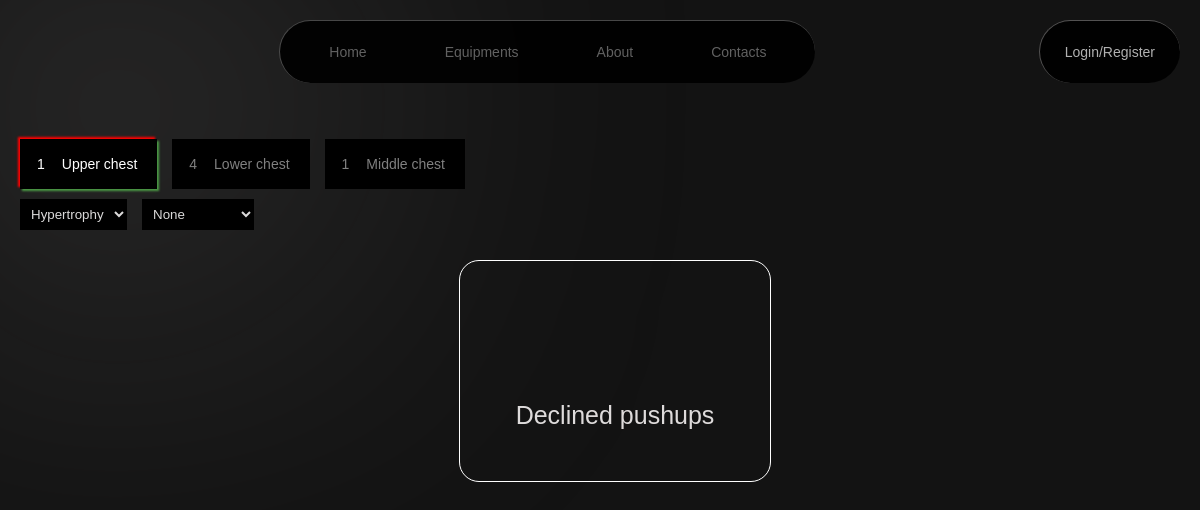
Before: /submuscles/1/1/ with the older database file.
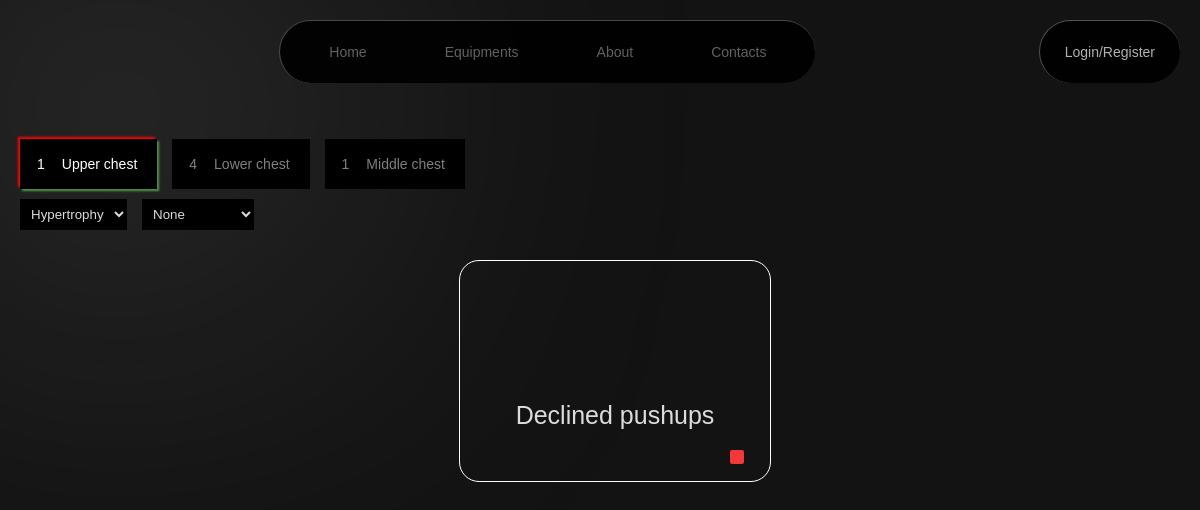
After: the same page with the newer database file.
### api/models.py (models this page shows, shortened)
class Workout(models.Model):
    class DifficultyChoices(models.TextChoices):
        EASY = 'easy', 'easy'
        MEDIUM = 'medium', 'medium'
        HARD = 'hard', 'hard'
    class TypeChoices(models.TextChoices):
        ISOLATED = 'isolated','isolated'
        COMPOUND = 'compound', 'compound'
    name = models.CharField(max_length = 50)
    difficulty = models.PositiveSmallIntegerField(
        validators = [MinValueValidator(0), MaxValueValidator(2)]
    )
    description = models.TextField(max_length = 500)
    equipment = models.ManyToManyField(Equipment, related_name = "workouts")
    muscle = models.ManyToManyField(MuscleGroup, related_name = "workouts")
    sub_muscle = models.ManyToManyField(SubMuscle, related_name = 'workouts')
    type = models.CharField(choices = TypeChoices)
    strength_score = models.PositiveSmallIntegerField(
        validators = [MinValueValidator(0), MaxValueValidator(10)]
    )
    hypertrophy_score = models.PositiveSmallIntegerField(
        validators = [MinValueValidator(0), MaxValueValidator(10)]
    )
    endurance_score = models.PositiveSmallIntegerField(
        validators = [MinValueValidator(0), MaxValueValidator(10)]
    )

### api/views.py (the view, shortened to what this page needs)
# urls.py: path("submuscles/<int:muscle_id>/<int:current>/", views.available_workouts_for_submuscle, name="available_workouts_submuscle"),
@csrf_protect
def available_workouts_for_submuscle(request, muscle_id, current = 0):
    ids = request.session.get("equipment_ids", -1)
    if(ids == -1):
        ids = Workout.objects.all().values_list("id", flat = True)
    submuscles = SubMuscle.objects.filter(muscle__id = muscle_id)
    if current!=0:
        submuscle = SubMuscle.objects.get(id = current)
        active = submuscle.id
        workouts = Workout.objects.filter(equipment__id__in = ids, sub_muscle = submuscle).distinct()
    else:
        workouts = Workout.objects.filter(equipment__id__in = ids, sub_muscle = submuscles[0]).distinct()
        active = submuscles[0].id
    ids = Workout.objects.filter(equipment__id__in = ids).values_list("id", flat = True)
    context = {"ids":ids, "muscle_id":muscle_id, "submuscles":submuscles, "workouts_selected":workouts.order_by("-hypertrophy_score"), "active":active, "current":current}
    context["select"] = 0
    context["diff"] = 0
    return render(request, "api/available_workouts_submuscle.html", context)

### api/models.py (called while the page is built)
    def __str__(self):
        return self.name

### api/templatetags/custom_tags.py (called while the page is built)
@register.simple_tag
def get_workout_counts_submuscle(ids, submuscle):
    return len(submuscle.workouts.filter(id__in = ids))

### api/templates/api/available_workouts_submuscle.html (shortened to what this page needs)
{% extends "main.html" %}
{% block content %}
{% load static %}
{% load custom_tags %}
        <link rel="stylesheet" href="{% static 'api/available_workout_submuscle.css' %}">
        <div id="muscle_container">
            {% for submuscle in submuscles %}
            <div id ="{% if submuscle.id == active %}active{% else %} {% endif %}" onclick="window.location.href=`{% url 'available_workouts_submuscle' muscle_id submuscle.id %}`" class="submuscle_card">
            <div class="submuscle_count">
                {% get_workout_counts_submuscle ids submuscle %}
            </div>
            <div class="submuscle_name">{{submuscle}}</div>
            </div>
            {% endfor %}
        </div>
    <form method="post" action="/submuscles/{{muscle_id}}/{{current}}/" id="sort_form">
        <select id="goal" name="option">
            <option value="0" class="goal_item" {% if select == '0' %}selected{% endif %}>Hypertrophy</option>
        </select>
        <select id="difficulty" name="difficulty">
            <option value="none" class="diff" {% if diff == 0 %}selected{% endif %}>
                None
            </option>
        </select>
    </form>
        <div id="workout_container">
            {% for workout in workouts_selected %}
            <div onclick="window.location.href=`{% url 'workout_page' workout.id %}`" class="workout_cards">
                <center>
                <div class="workout_name">{{workout.name}}</div>
                <div class = "diff{{workout.difficulty}}">
                </div>
                </center>
            </div>
            {% endfor %}
        </div>
{% endblock %}

Changed rows visible on the page:
changed Workout "Declined pushups": difficulty "medium" → 2 (drawn)
